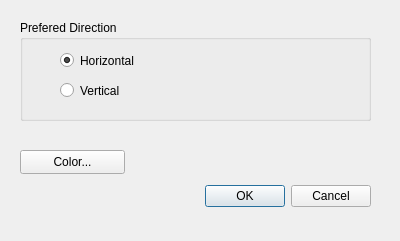
<?xml version="1.0" encoding="UTF-8"?>
<ui version="4.0">
 <class>layerpreferences</class>
 <widget class="QDialog" name="layerpreferences">
  <property name="geometry">
   <rect>
    <x>0</x>
    <y>0</y>
    <width>400</width>
    <height>241</height>
   </rect>
  </property>
  <property name="windowTitle">
   <string>Layer Preferences</string>
  </property>
  <widget class="QDialogButtonBox" name="buttonBox">
   <property name="geometry">
    <rect>
     <x>30</x>
     <y>180</y>
     <width>341</width>
     <height>32</height>
    </rect>
   </property>
   <property name="orientation">
    <enum>Qt::Horizontal</enum>
   </property>
   <property name="standardButtons">
    <set>QDialogButtonBox::Cancel|QDialogButtonBox::Ok</set>
   </property>
  </widget>
  <widget class="QGroupBox" name="groupBox">
   <property name="geometry">
    <rect>
     <x>20</x>
     <y>20</y>
     <width>351</width>
     <height>101</height>
    </rect>
   </property>
   <property name="title">
    <string>Prefered Direction</string>
   </property>
   <widget class="QRadioButton" name="radioHorizontal">
    <property name="geometry">
     <rect>
      <x>40</x>
      <y>30</y>
      <width>102</width>
      <height>21</height>
     </rect>
    </property>
    <property name="text">
     <string>Horizontal</string>
    </property>
    <property name="checked">
     <bool>true</bool>
    </property>
   </widget>
   <widget class="QRadioButton" name="radioVertical">
    <property name="geometry">
     <rect>
      <x>40</x>
      <y>60</y>
      <width>102</width>
      <height>21</height>
     </rect>
    </property>
    <property name="text">
     <string>Vertical</string>
    </property>
   </widget>
  </widget>
  <widget class="QPushButton" name="colorButton">
   <property name="geometry">
    <rect>
     <x>20</x>
     <y>150</y>
     <width>105</width>
     <height>24</height>
    </rect>
   </property>
   <property name="text">
    <string>Color...</string>
   </property>
  </widget>
 </widget>
 <resources/>
 <connections>
  <connection>
   <sender>buttonBox</sender>
   <signal>accepted()</signal>
   <receiver>layerpreferences</receiver>
   <slot>accept()</slot>
   <hints>
    <hint type="sourcelabel">
     <x>248</x>
     <y>254</y>
    </hint>
    <hint type="destinationlabel">
     <x>157</x>
     <y>274</y>
    </hint>
   </hints>
  </connection>
  <connection>
   <sender>buttonBox</sender>
   <signal>rejected()</signal>
   <receiver>layerpreferences</receiver>
   <slot>reject()</slot>
   <hints>
    <hint type="sourcelabel">
     <x>316</x>
     <y>260</y>
    </hint>
    <hint type="destinationlabel">
     <x>286</x>
     <y>274</y>
    </hint>
   </hints>
  </connection>
 </connections>
</ui>
